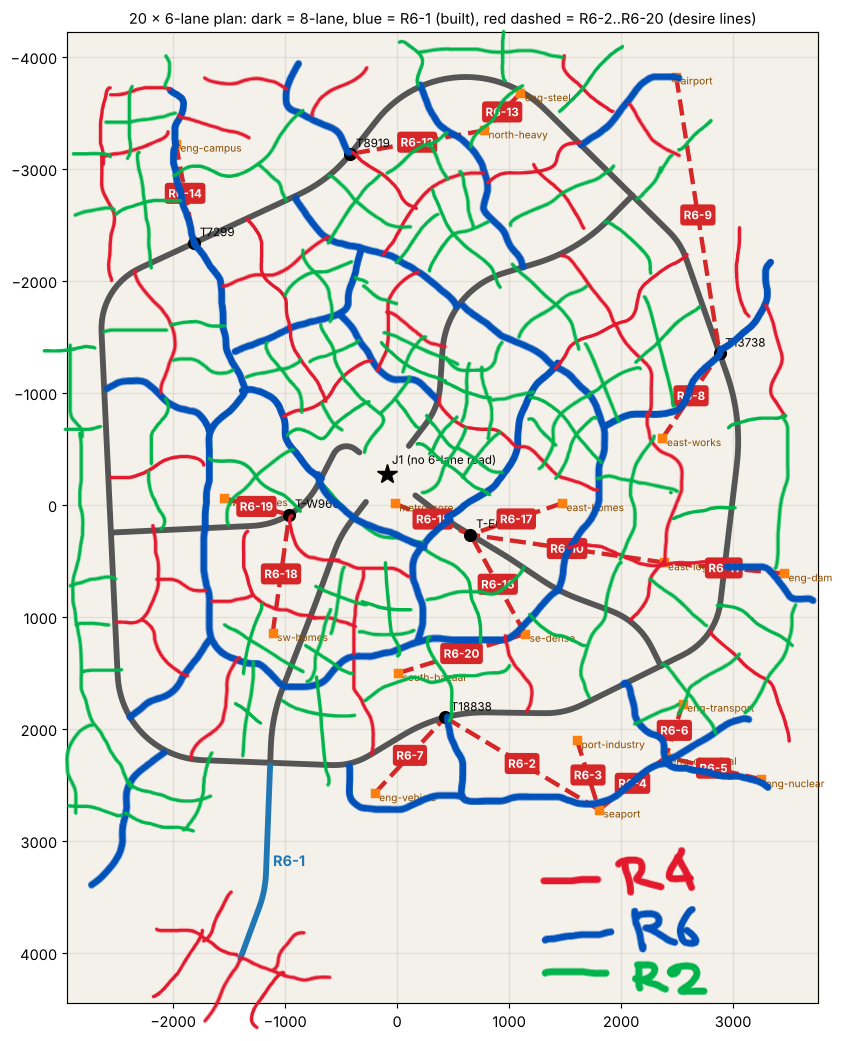
#> input picture docs/6_to_2_lane_plan.png, 842 x 1041 px, given in place of 6 to 2 lane_plan.png, which was not available
$ python r6-trace.py
#> lines starting #> are read from the running program, lines starting #| are printed output that depends on the picture; after the words box and inside, x2 and y2 are one past the last pixel; in counts of white or black regions, pixels touching at a corner belong together
#!/usr/bin/env python3
"""R6 step G2a: trace the user's BLUE lines (docs/6 to 2 lane_plan.png) into world polylines
and check them against the A1 ground map and the fixed 8-lane roads.
Run: python3 tools/r6-trace.py   (from the project root; needs numpy, pillow, scikit-image, matplotlib)
Writes: docs/r6_trace.json, docs/r6_trace.png, docs/STEP_R6_G2A_OUTPUT.txt
The lines are DESIRE LINES from a freehand picture (R10): not smooth, not final alignments (R3)."""
import json, math, sys
import numpy as np
from PIL import Image
from skimage.morphology import skeletonize
import matplotlib; matplotlib.use('Agg')
import matplotlib.pyplot as plt

REF='docs/6 to 2 lane_plan.png'; BASE='docs/plan_20_chords_2026-11-15.png'
a=np.array(Image.open(REF).convert('RGB')).astype(int)
b=np.array(Image.open(BASE).convert('RGB')).astype(int)
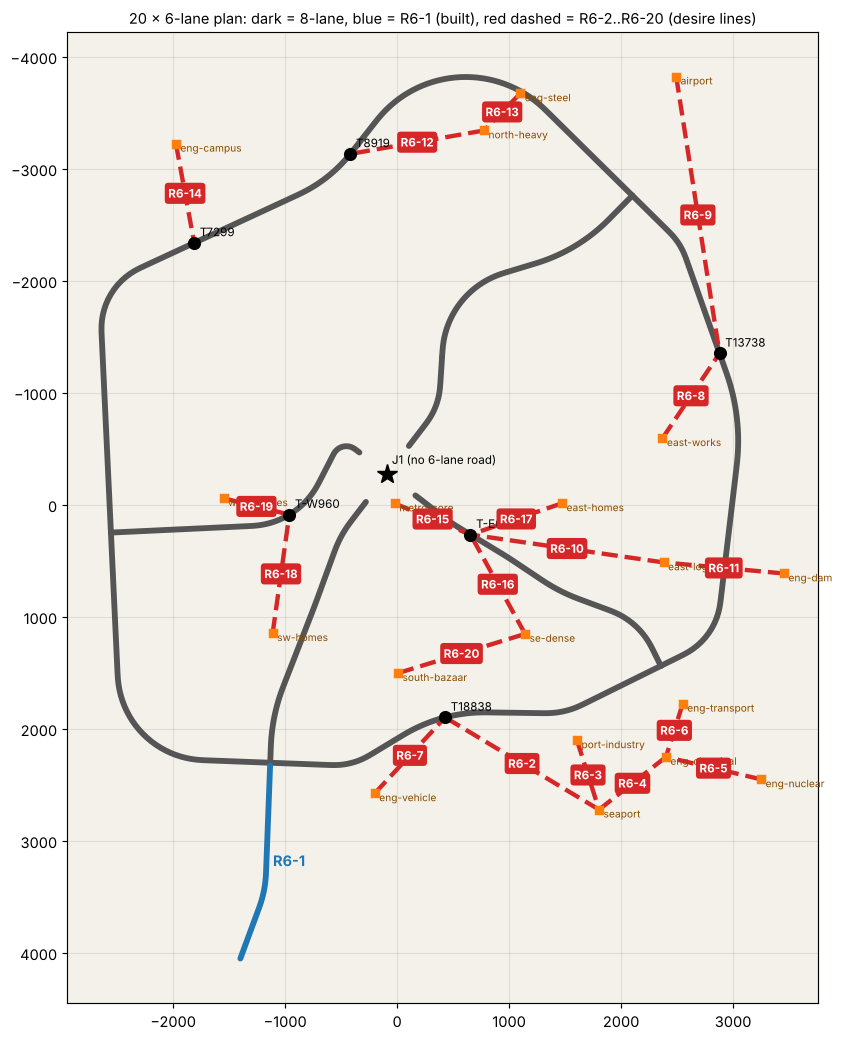
#> input picture docs/plan_20_chords_2026-11-15.png, 842 x 1041 px, found by its file name
assert a.shape==b.shape
diff=np.abs(a-b).sum(2)>60
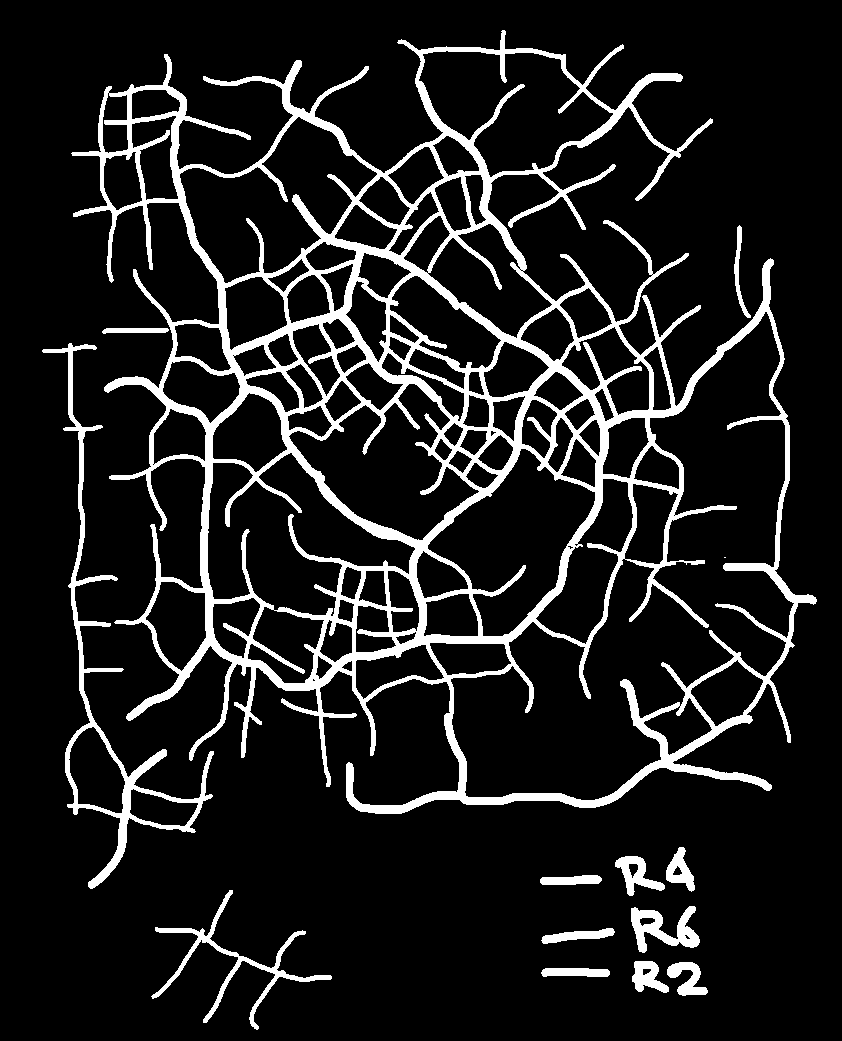
#> diff: shape (1041, 842) bool; 11.6% white; 14 white regions (1 under 20 px), largest, box (x1, y1, x2, y2) and area: (71, 30, 817, 814) 86036, (42, 343, 214, 889) 6137, (151, 890, 332, 1030) 2370
mask=(np.abs(a-np.array((0,81,186))).sum(2)<70)&diff
#> mask: shape (1041, 842) bool; 3% white; 44 white regions, largest, box (x1, y1, x2, y2) and area: (168, 327, 486, 674) 5288, (346, 714, 771, 812) 3879, (398, 259, 590, 395) 1484
mask[850:,500:]=False   # legend swatches
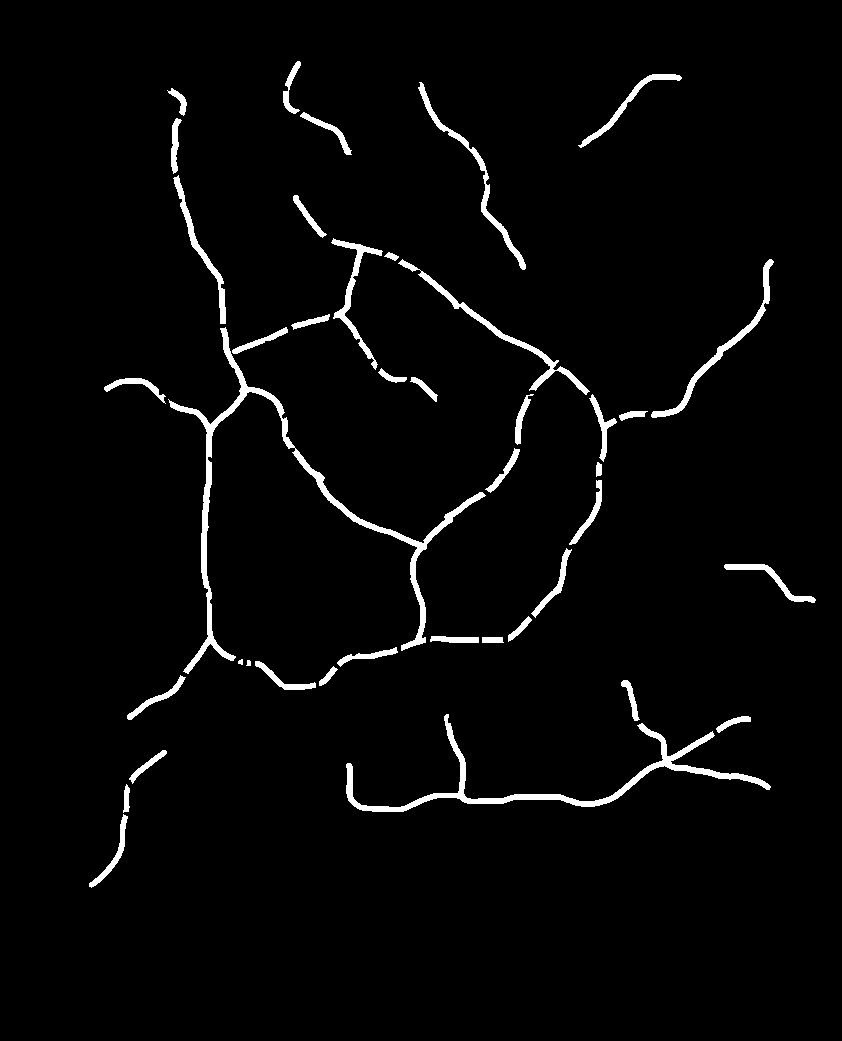
#> mask: shape (1041, 842) bool; 2.8% white; 41 white regions, largest, box (x1, y1, x2, y2) and area: (168, 327, 486, 674) 5288, (346, 714, 771, 812) 3879, (398, 259, 590, 395) 1484
sk=skeletonize(mask)
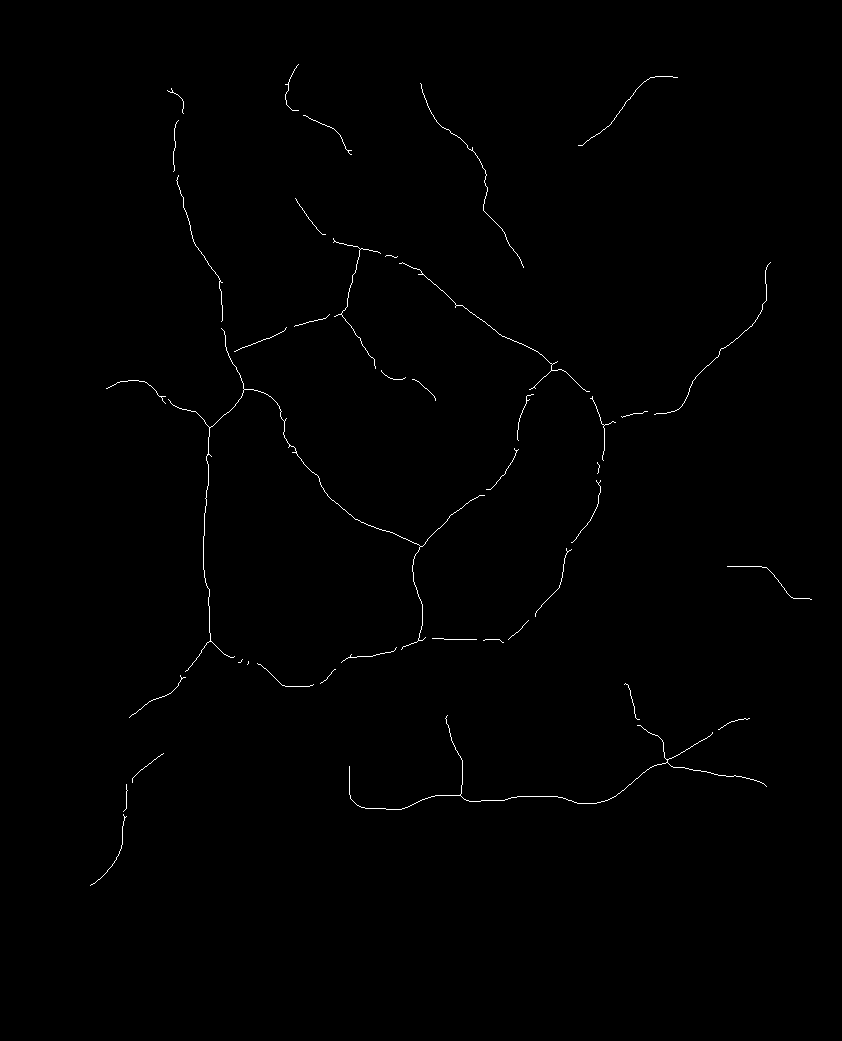
#> sk: shape (1041, 842) bool; 0.45% white in thin lines or dots, all inside (x1, y1, x2, y2) = (90, 64, 812, 886)

# --- calibration pixel -> world (ring taps T7299, T18838 as in the plan picture)
#> (the run stopped early here; a loop or call above may not have finished)
